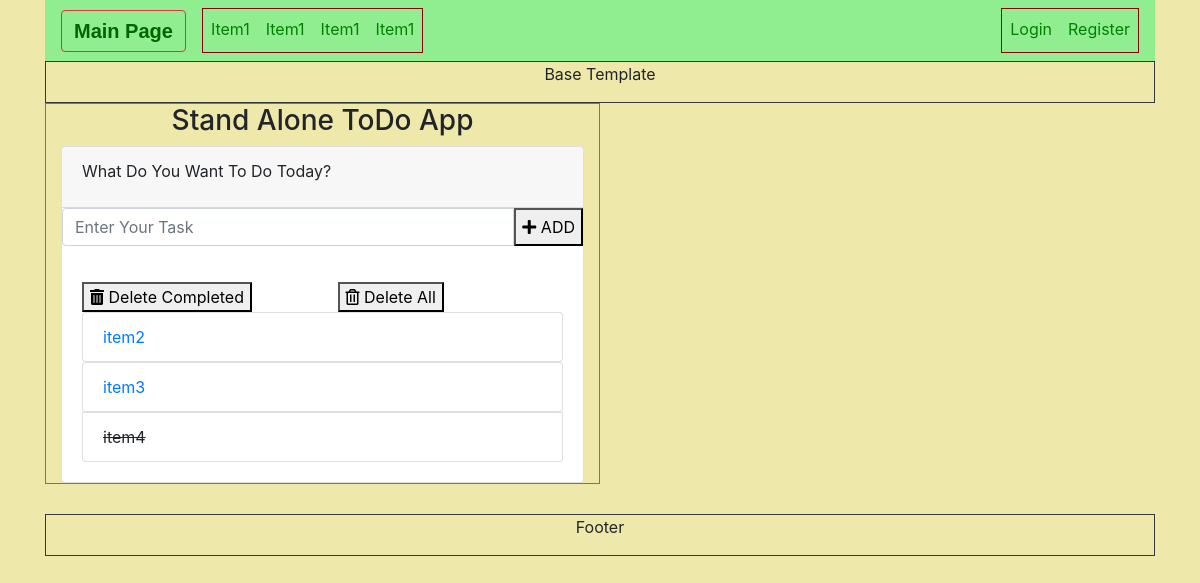
/todo/, run on an earlier commit of the app's database.
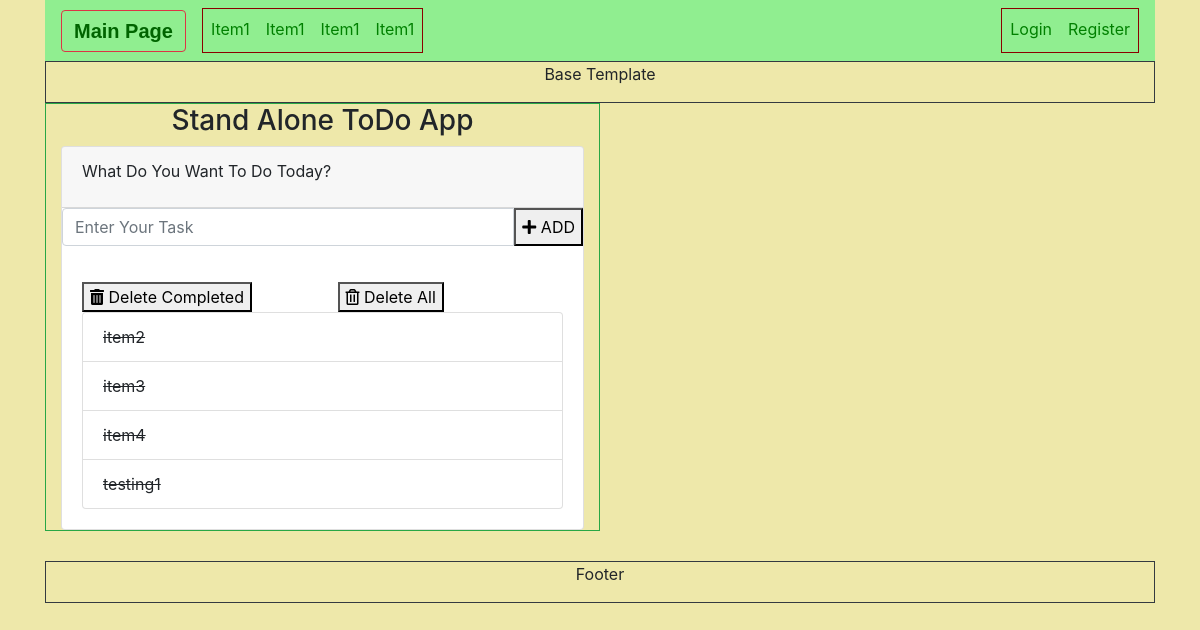
And on a later commit of the database.
### Todo/models.py (models this page shows, shortened)
class Todo(models.Model):
    text = models.CharField(max_length=50)
    complete = models.BooleanField(default=False)

### Todo/views.py (the view)
# urls.py: path('', todo_home, name='todo_home'),
def todo_home(request):
    todo_list = Todo.objects.order_by('id')
    form = TodoForm()
    args = {'todo_list': todo_list, 'form': form}
    return render(request, template_name='todo/todo_home.html', context=args)

### Todo/forms.py
class TodoForm(forms.Form):
    text = forms.CharField(max_length=40, widget=forms.TextInput(attrs={
        'class': 'form-control',
        'placeholder': 'Enter Your Task',
        'name': 'task',
        'id': 'task',
        'aria-label': 'Todo',
        'aria-describedby': 'add-btn',
    }))

### Todo/templates/todo/todo_home.html (shortened to what this page needs)
{% extends 'base.html' %}
{% load static %}
{% block head %}
    <link rel="stylesheet" href="{% static 'todo_home.css' %}" type="text/css">
{% endblock %}
{% block content %}
    <article class="border border-success article-todo col-lg-6">
        <div>
            <h3 class="text-center">Stand Alone ToDo App</h3>
        </div>
        <div>
            <div class="card">
                <div class="card-header">
                    <p class="card-title">
                        What Do You Want To Do Today?
                    </p>
                </div>
                <div>
                    <form action="{% url 'add_todo' %}" method="post" role="form">
                        <div class="form-group">
                            <div class="input-group">
                                {{ form.text }}
                                <button type="submit"><span><i class="fas fa-plus"></i></span> ADD</button>
                            </div>
                        </div>
                    </form>
                </div>
                <div class="card-body">
                    <div>
                        <div class="row">
                            <div class="col">
                                <a href="{% url 'delete_complete' %}">
                                    <button><span><i class="fas fa-trash-alt"></i></span> Delete Completed</button>
                                </a>
                            </div>
                            <div class="col">
                                <a href="{% url 'delete_all' %}">
                                    <button><span><i class="far fa-trash-alt"></i></span> Delete All</button>
                                </a>
                            </div>
                        </div>
                    </div>
                    <div class="card-text">
                        <ul class="list-group">
                            {% for item in todo_list %}
                                {% if item.complete %}
                                    <li class="list-group-item todo-completed">
                                        {{ item.text }}
                                    </li>
                                {% else %}
                                    <a href="{% url 'complete' item.id %}">
                                        <li class="list-group-item">
                                            {{ item.text }}
                                        </li>
                                    </a>
                                {% endif %}
                            {% endfor %}
                        </ul>
                    </div>
                </div>
            </div>
        </div>
    </article>
{% endblock %}

What changed in the data, as far as the page shows it:
changed Todo "item2": complete False → True (drawn)
changed Todo "item3": complete False → True (drawn)
added Todo: text "testing1"
